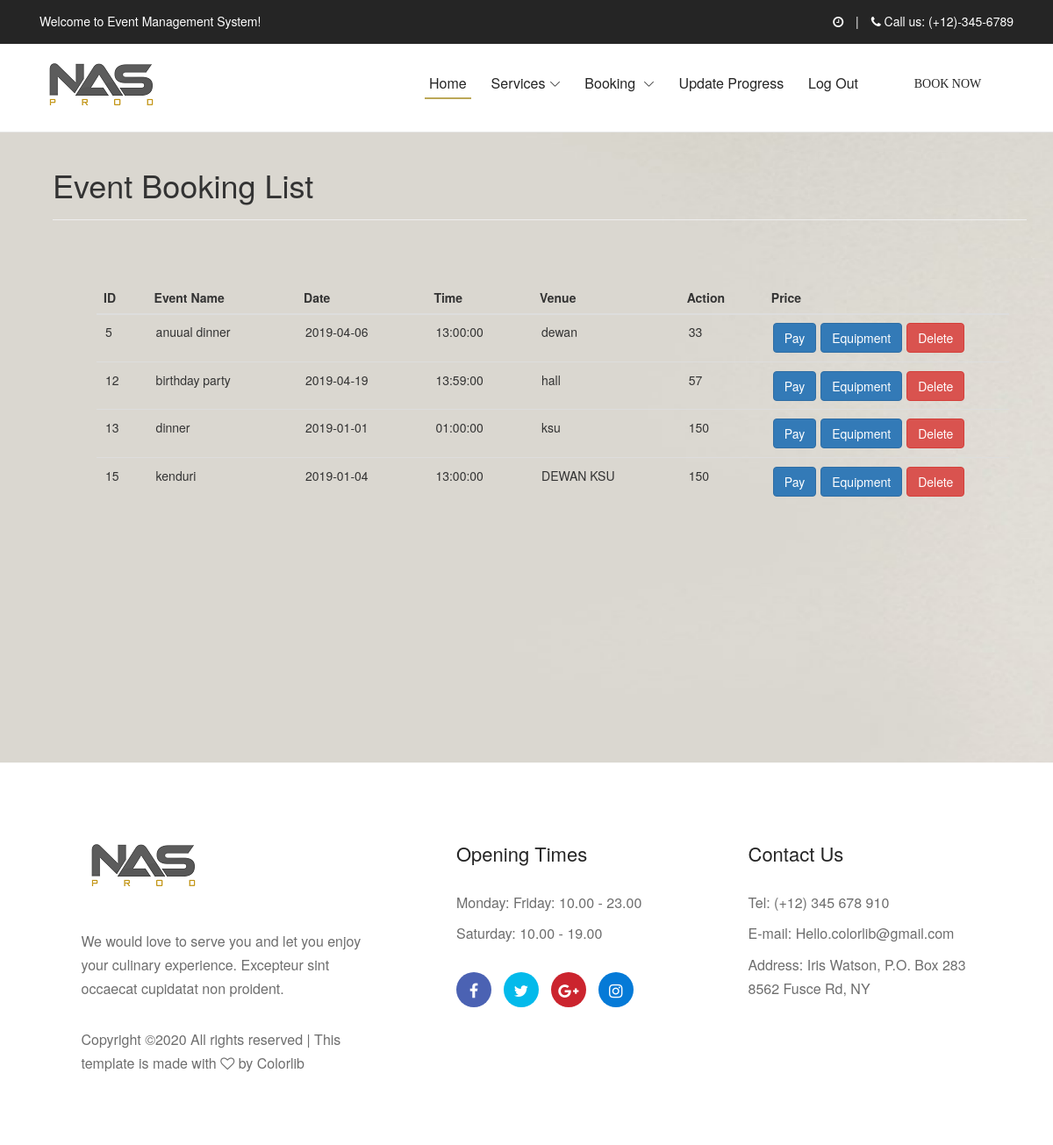
Page /view/EventOrganizerInterface/indexBookingInterface.php on the committed database.
### tables this page shows
CREATE TABLE `eventbook` (
  `bookingid` int(11) NOT NULL,
  `Username` varchar(100) NOT NULL,
  `eventname` varchar(50) NOT NULL,
  `packagename` varchar(50) NOT NULL,
  `startdate` date NOT NULL,
  `enddate` date NOT NULL,
  `starttime` time NOT NULL,
  `endtime` time NOT NULL,
  `venue` varchar(50) NOT NULL,
  `price` float NOT NULL
);

### libs/database.php (called while the page is built, shortened)
<?php
class DB
{
  public static function connect($value='')
  {
    $pdo = new PDO(DB_TYPE.':host='.DB_HOST.';dbname='.DB_NAME, DB_USER, DB_PASS);
    $pdo->setAttribute(PDO::ATTR_ERRMODE, PDO::ERRMODE_EXCEPTION);
    return $pdo;
  }
  public static function run($sql, $args = NULL)
    {
        if (!$args)
        {
             return DB::connect()->query($sql);
        }
        $stmt = DB::connect()->prepare($sql);
        $stmt->execute($args);
        return $stmt;
    }
}
?>

### model/EventOrganizerData/bookingInfo.php (called while the page is built, shortened)
<?php
require_once '../../libs/database.php';
class bookingInfo
{
	public static function All()	{
		$query = "SELECT * FROM eventbook";
		try {
	    	if ($stmt = DB::run($query)) {
				$booking = $stmt->fetchAll(PDO::FETCH_ASSOC);
				return $booking;
			};
		} catch (PDOException $e) {
			return $e->getMessage();
		}
	}
}
?>

### controller/EventOrganizerController/bookingController.php (called while the page is built, shortened)
<?php
require_once '../../model/EventOrganizerData/bookingInfo.php';
class bookingController {
	public function index($value=''){
		$booking = bookingInfo::All();
		return $booking;
	}
    }

### view/EventOrganizerInterface/indexBookingInterface.php (the view, shortened to what this page needs)
<?php
require_once '../../controller/EventOrganizerController/bookingcontroller.php';
$data = new bookingcontroller();
$result = $data->index();
?>
<!DOCTYPE html>
<html lang="en">
<head>
    <link rel="stylesheet" href="../../libs/css/style0.css">
	<link type="text/css" href="../../libs/css/payment.css" rel="stylesheet">
</head>
<body>
    <header class="header-area">
        <div class="top-header-area">
            <div class="container h-100">
                <div class="row h-100 align-items-center">
                    <div class="col-5">
                        <div class="top-header-content">
                            <p>Welcome to Event Management System!</p>
                        </div>
                    </div>
                    <div class="col-7">
                        <div class="top-header-content text-right">
                            <p><i class="fa fa-clock-o" aria-hidden="true"></i><span id="date"></span> <span class="mx-2"></span> | <span class="mx-2"></span> <i class="fa fa-phone" aria-hidden="true"></i> Call us: (+12)-345-6789</p>
                        </div>
                    </div>
                </div>
            </div>
        </div>
        <div class="main-header-area">
            <div class="classy-nav-container breakpoint-off">
                <div class="container">
                    <nav class="classy-navbar justify-content-between" id="akameNav">
                        <a class="nav-brand" href="index.html"><img src="../../libs/img/core-img/logo12.png" alt=""></a>
                        <div class="classy-menu">
                             <div class="classynav">
                                <ul id="nav">
                                    <li class="active"><a href="./EOHomeInterface.php">Home</a></li>
                                    <li><a href="#">Services</a>
                                    </li>
									<li><a href="#">Booking </a>
                                    </li>
                                    <li><a href="./progressInterface.php">Update Progress</a></li>
                                                                     <li><a href="../WelcomePage.php">Log out</a></li>
                                </ul>
                                <div class="book-now-btn ml-5 mt-4 mt-lg-0 ml-md-4">
                                    <a href="./bookingInterface.php" class="btn akame-btn">Book Now</a>
                                </div>
                            </div>
                        </div>
                    </nav>
                </div>
            </div>
        </div>
    </header>
    <section id="bill-css">
            <div class="single-welcome-slide bg-img" style="background-image: url(../../libs/img/bg-img/100.png);">
                <div class="welcome-content h-100">
                    <div class="container h-100">
<!DOCTYPE HTML>
<html>
<head>
    <link rel="stylesheet" href="https://maxcdn.bootstrapcdn.com/bootstrap/3.3.7/css/bootstrap.min.css" />
</head>
<body>
    <div class="container">
        <div class="page-header">
            <h1>Event Booking List</h1>
        </div>
		<!DOCTYPE html>
<html>
<head>
  <link href="bootstrap.css" rel="stylesheet" type="text/css">
</head>
<body>
  <main>
    <section class="container" style="padding: 50px">
      <div class="row">
        <div class="col-12">
            <div class="card-body table-responsive p-0">
              <table class="table table-hover">
                <thead>
                  <tr>
                    <th><b>ID</b></th>
                    <th><b>Event Name</b></th>
                    <th><b>Date</b></th>
					<th><b>Time</b></th>
					<th><b>Venue</b></th>
                    <th><b>Action</b></th>
                    <th><b>Price</b></th>
                  </tr>
                </thead>
                <tbody>
                  <?php foreach ($result as $res) { ?>
                  <tr>
                    <tr>
                      <td><?php echo $res['bookingid']; ?></td>
                      <td><?php echo $res['eventname']; ?></td>
                      <td><?php echo $res['startdate']; ?></td>
					  <td><?php echo $res['starttime']; ?></td>
					  <td><?php echo $res['venue']; ?></td>
                      <td><?php echo $res['price']; ?></td>
                      <td>
                         <a href="../../view/PaymentInterface/bill.php?id=<?php echo $res['bookingid']; ?>" class="btn btn-primary pull-left" style="margin-right: 5px">Pay</a>
                         <a href="Cart.php?id=<?php echo $res['bookingid']; ?>" class="btn btn-primary pull-left" style="margin-right: 5px">Equipment</a>
                        <form method="POST" action="">
                          <input type="submit" name="btnDelete" class="btn btn-danger" value="Delete" onclick="return confirm('Are you sure you want to delete?')">
                        </form>
                      </td>
                    </tr>
                  </tr><?php } ?>
                </tbody>
              </table>
            </div>
          </div>
        </div>
      </div>
    </section>
</body>
</html>
</body>
</html>
                            <div class="col-12 col-md-9 col-lg-6">
                        </div>
    <footer class="footer-area section-padding-80-0">
        <div class="container">
            <div class="row justify-content-between">
                <div class="col-12 col-sm-6 col-md-4">
                    <div class="single-footer-widget mb-80">
                        <a href="#" class="footer-logo"><img src="../../libs/img/core-img/logo12.png" alt=""></a>
                        <p class="mb-30">We would love to serve you and let you enjoy your culinary experience. Excepteur sint occaecat cupidatat non proident.</p>
                        <div class="copywrite-text">
                            <p>
Copyright &copy;<script>document.write(new Date().getFullYear());</script> All rights reserved | This template is made with <i class="fa fa-heart-o" aria-hidden="true"></i> by <a href="https://colorlib.com" target="_blank">Colorlib</a>
</p>
                        </div>
                    </div>
                </div>
                <div class="col-12 col-sm-6 col-md-4 col-xl-3">
                    <div class="single-footer-widget mb-80">
                        <h4 class="widget-title">Opening times</h4>
                        <div class="open-time">
                            <p>Monday: Friday: 10.00 - 23.00</p>
                            <p>Saturday: 10.00 - 19.00</p>
                        </div>
                        <div class="social-info">
                            <a href="#" class="facebook"><i class="fa fa-facebook"></i></a>
                            <a href="#" class="twitter"><i class="fa fa-twitter"></i></a>
                            <a href="#" class="google-plus"><i class="fa fa-google-plus"></i></a>
                            <a href="#" class="instagram"><i class="fa fa-instagram"></i></a>
                        </div>
                    </div>
                </div>
                <div class="col-12 col-md-4 col-xl-3">
                    <div class="single-footer-widget mb-80">
                        <h4 class="widget-title">Contact Us</h4>
                        <div class="contact-address">
                            <p>Tel: (+12) 345 678 910</p>
                            <p>E-mail: Hello.colorlib@gmail.com</p>
                            <p>Address: Iris Watson, P.O. Box 283 8562 Fusce Rd, NY</p>
                        </div>
                    </div>
                </div>
            </div>
        </div>
    </footer>
	</body>
</html>

### libs/css/style0.css (style rules this page uses)
* { margin: 0; padding: 0; }
body { font-family: "Open Sans", sans-serif; font-weight: 400; font-size: 16px; position: relative; z-index: auto; }
h1, h2, h3, h4, h5, h6 { font-family: "Playfair Display", serif; color: #252525; line-height: 1.3; font-weight: 400; }
a, a:active, a:focus, a:hover { color: #252525; text-decoration: none; -webkit-transition-duration: 500ms; -o-transition-duration: 500ms; transition-duration: 500ms; outline: none; font-weight: 400; }
li { list-style: none; }
p { line-height: 1.7; color: #6e6e6e; font-size: 16px; font-weight: 400; }
img { max-width: 100%; height: auto; }
ul { margin: 0; padding: 0; }
ul li { margin: 0; padding: 0; }
.bg-img { background-position: center center; background-size: cover; background-repeat: no-repeat; }
.mb-30 { margin-bottom: 30px; }
.mb-80 { margin-bottom: 80px; }
.section-padding-80-0 { padding-top: 80px; padding-bottom: 0; }
.akame-btn { font-family: "Playfair Display", serif; position: relative; z-index: 1; min-width: 150px; height: 42px; line-height: 40px; font-size: 14px; font-weight: 400; display: inline-block; padding: 0 35px; text-align: center; text-transform: uppercase; background-color: transparent; color: #252525; border: 1px solid #252525; border-radius: 60px; -webkit-transition-duration: 500ms; -o-transition-duration: 500ms; transition-duration: 500ms; }
.header-area { position: relative; z-index: 10; width: 100%; -webkit-transition-duration: 500ms; -o-transition-duration: 500ms; transition-duration: 500ms; border-bottom: 1px solid #e5e5e5; }
.header-area .top-header-area { position: relative; z-index: 1; background-color: #252525; width: 100%; height: 50px; }
.header-area .top-header-area .top-header-content p { margin-bottom: 0; font-size: 14px; color: #ffffff; }
.classy-nav-container { background-color: transparent; padding: 0; }
.classy-nav-container .classy-navbar { -webkit-transition-duration: 500ms; -o-transition-duration: 500ms; transition-duration: 500ms; height: 100px; padding: 0; }
.classy-nav-container .classy-navbar .classynav ul li a { font-size: 16px; text-transform: capitalize; color: #252525; }
.classynav ul li.active a { position: relative; z-index: 1; }
.classynav ul li.active a::before { width: 80%; height: 2px; background-color: #bca858; position: absolute; bottom: 0; left: 10%; z-index: 1; content: ''; }
.classynav ul li.has-down > a::after, .classynav ul li.has-down.active > a::after, .classynav ul li.megamenu-item > a::after { color: #252525; }
.single-welcome-slide { position: relative; z-index: 2; width: 100%; height: 720px; background-color: #ffffff; }
.footer-area { position: relative; z-index: 1; }
.single-footer-widget { position: relative; z-index: 1; }
.single-footer-widget .widget-title { font-size: 22px; color: #252525; margin-bottom: 30px; display: block; text-transform: capitalize; }
.single-footer-widget .open-time p { margin-bottom: 8px; }
.single-footer-widget .open-time p:last-child { margin-bottom: 0; }
.single-footer-widget .social-info { position: relative; z-index: 1; margin-top: 30px; }
.single-footer-widget .social-info a { display: inline-block; font-size: 18px; color: #ffffff; width: 40px; height: 40px; border-radius: 50%; margin-right: 10px; text-align: center; line-height: 40px; }
.single-footer-widget .social-info a.facebook { background-color: #4b62b3; }
.single-footer-widget .social-info a.twitter { background-color: #03baeb; }
.single-footer-widget .social-info a.google-plus { background-color: #cb242e; }
.single-footer-widget .social-info a.instagram { background-color: #057ad7; }
.single-footer-widget .contact-address p { margin-bottom: 8px; }
.single-footer-widget .contact-address p:last-child { margin-bottom: 0; }
.single-footer-widget .footer-logo { display: block; margin-bottom: 30px; }
.copywrite-text { position: relative; z-index: 1; }
.copywrite-text p { font-size: 16px; color: #6e6e6e; margin-bottom: 0; }
.copywrite-text p a { color: #6e6e6e; font-size: 16px; }

### libs/css/payment.css (style rules this page uses)
#bill-css td { padding: 10px; }

### rows in the picture
eventbook: bookingid "5", eventname "anuual dinner", startdate "2019-04-06", starttime "13:00:00", venue "dewan", price "33"
eventbook: bookingid "12", eventname "birthday party", startdate "2019-04-19", starttime "13:59:00", venue "hall", price "57"
eventbook: bookingid "13", eventname "dinner", startdate "2019-01-01", starttime "01:00:00", venue "ksu", price "150"
eventbook: bookingid "15", eventname "kenduri", startdate "2019-01-04", starttime "13:00:00", venue "DEWAN KSU", price "150"
